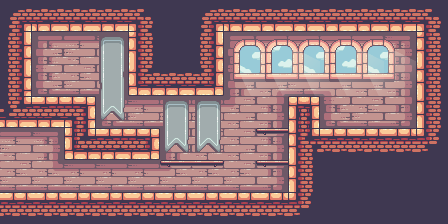

A 2D game scene composited from a Tiled map and its tileset images. What follows is a short description and the map's XML, with each tile layer's data collapsed to a summary:
An orthogonal 14x7 tile map with 32x32 px tiles, 5 tile layers (background, walls, floors, decorations0, ...), 2 tilesets and 10 objects (spawn, 24_attic, 20_garden, pig king).

<map version="1.5" tiledversion="1.5.0" orientation="orthogonal" renderorder="right-down" width="14" height="7" tilewidth="32" tileheight="32" infinite="0" nextlayerid="12" nextobjectid="11">
 <tileset firstgid="1" source="terrain.tsx" />
 <tileset firstgid="248" source="decorations.tsx" />
 <layer id="1" name="background" width="14" height="7">
  <data>[98 cells, 52 non-empty, 19 distinct tile ids]</data>
 </layer>
 <layer id="2" name="walls" width="14" height="7">
  <data>[98 cells, 46 non-empty, 16 distinct tile ids]</data>
 </layer>
 <layer id="3" name="floors" width="14" height="7">
  <data>[98 cells, 26 non-empty, 11 distinct tile ids]</data>
 </layer>
 <layer id="4" name="decorations0" width="14" height="7">
  <data>[98 cells, 19 non-empty, 7 distinct tile ids]</data>
 </layer>
 <layer id="11" name="decorations1" width="14" height="7">
  <data>[98 cells, 8 non-empty, 4 distinct tile ids]</data>
 </layer>
 <objectgroup id="5" name="spawn">
  <object id="10" name="spawn" x="1.30751" y="143.017" width="78" height="58" />
 </objectgroup>
 <objectgroup id="6" name="boxes">
  <object id="1" x="264.908" y="175.371" width="22" height="16" />
  <object id="2" x="264.34" y="143.011" width="22" height="16" />
  <object id="3" x="264.908" y="111.219" width="22" height="16" />
  <object id="4" x="320.543" y="111.219" width="22" height="16" />
  <object id="5" x="320.543" y="93.6203" width="22" height="16" />
  <object id="6" x="344.387" y="111.219" width="22" height="16" />
 </objectgroup>
 <objectgroup id="7" name="bombs" />
 <objectgroup id="8" name="doors">
  <object id="8" type="24_attic" x="40" y="40" width="46" height="56" />
 </objectgroup>
 <objectgroup id="10" name="invisible_doors">
  <object id="7" type="20_garden" x="5" y="160" width="1" height="32" />
 </objectgroup>
 <objectgroup id="9" name="enemies">
  <object id="9" type="pig king" x="366.742" y="95.3755">
   <point />
  </object>
 </objectgroup>
</map>
